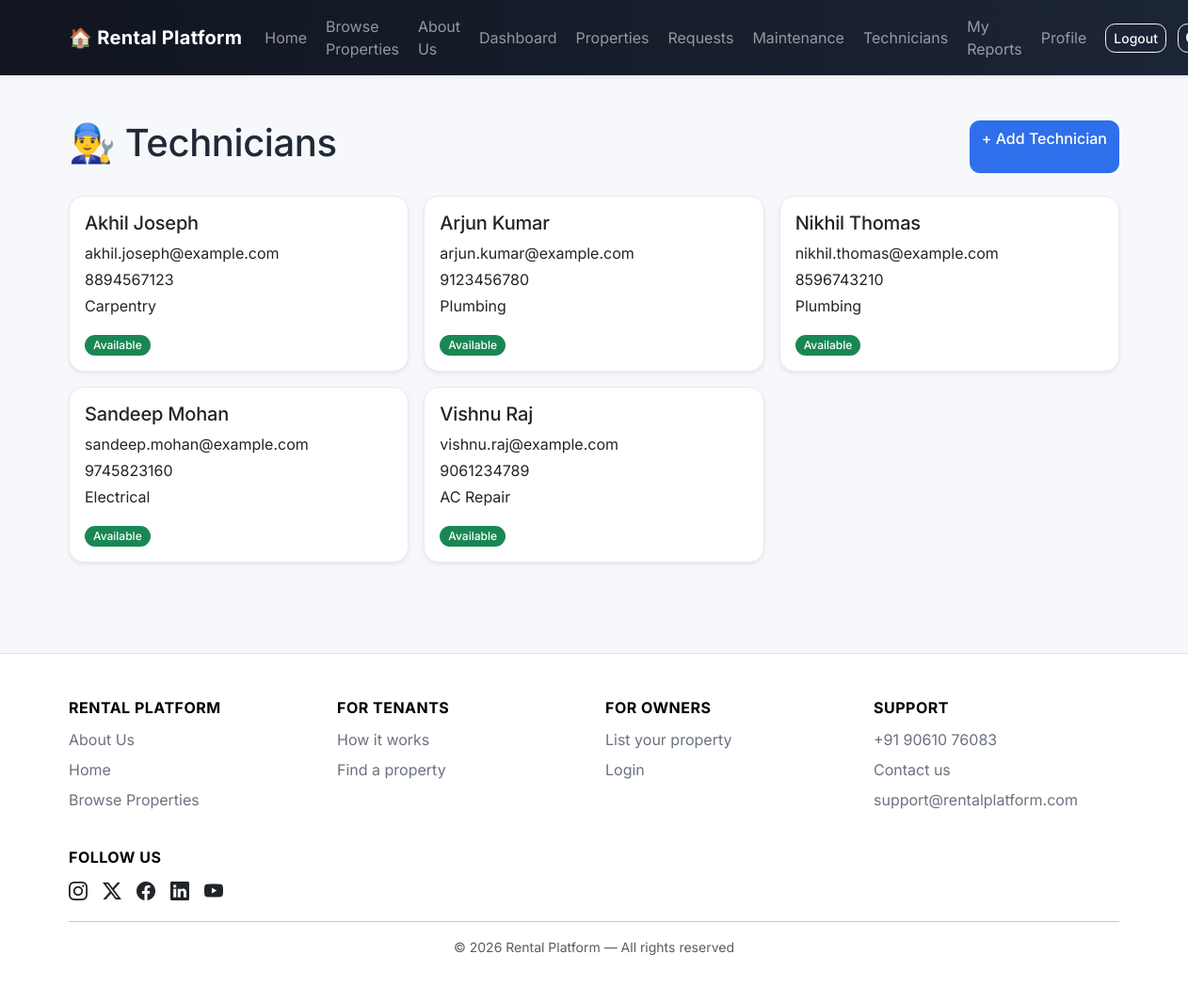
Screenshot of /maintenance/technicians/ (signed in) with the database file from the repository.
### maintenance/models.py (models this page shows, shortened)
class Technician(models.Model):
    owner = models.ForeignKey(
        settings.AUTH_USER_MODEL,
        on_delete=models.CASCADE,
        related_name="technicians",
    )
    user = models.OneToOneField(
        settings.AUTH_USER_MODEL,
        on_delete=models.CASCADE,
        null=True,
        blank=True,
        related_name="technician_profile",
    )
    name = models.CharField(max_length=150)
    email = models.EmailField()
    phone = models.CharField(max_length=20, blank=True)
    specialization = models.CharField(max_length=100, blank=True)
    available = models.BooleanField(default=True)
    created_at = models.DateTimeField(auto_now_add=True)
    class Meta:
        ordering = ["name"]

### maintenance/views.py (the view)
# urls.py: path("technicians/", views.technician_list, name="technicians"),
@login_required
def technician_list(request):
    if request.user.role != "OWNER":
        messages.error(request, "Access denied.")
        return redirect("accounts:dashboard")
    technicians = Technician.objects.filter(owner=request.user)
    return render(request, "maintenance/technicians.html", {"technicians": technicians})

### templates/maintenance/technicians.html (shortened to what this page needs)
{% extends "base.html" %}
{% block content %}
<div class="container py-5"><div class="d-flex justify-content-between mb-4"><h1>👨‍🔧 Technicians</h1><a class="btn btn-primary" href="{% url 'maintenance:technician_create' %}">+ Add Technician</a></div>
<div class="row g-3">{% for tech in technicians %}<div class="col-md-6 col-lg-4"><div class="card shadow-sm h-100"><div class="card-body"><h5>{{ tech.name }}</h5><p class="mb-1">{{ tech.email }}</p><p class="mb-1">{{ tech.phone }}</p><p>{{ tech.specialization|default:'General' }}</p><span class="badge {% if tech.available %}bg-success{% else %}bg-secondary{% endif %}">{% if tech.available %}Available{% else %}Unavailable{% endif %}</span></div></div></div>{% empty %}<div class="alert alert-info">No technicians added yet.</div>{% endfor %}</div></div>
{% endblock %}

### static/css/style.css (style rules this page uses)
:root { --brand-primary: #2f6feb; --brand-primary-dark: #244fb0; --brand-accent: #10b981; --brand-warning: #f59e0b; --brand-danger: #ef4444; --brand-bg: #f6f8fb; --brand-card-border: #e7ebf1; --brand-text: #1f2937; --brand-text-muted: #6b7280; --brand-surface: #ffffff; --brand-surface-alt: #eef2f8; --brand-hero-start: #eaf1ff; --brand-hero-middle: #f5faff; --brand-hero-end: #ffffff; --radius-lg: 1rem; --radius-md: 0.65rem; --shadow-soft: 0 4px 16px rgba(17, 24, 39, 0.06); --shadow-hover: 0 10px 24px rgba(17, 24, 39, 0.12); }
body { min-height: 100vh; background-color: var(--brand-bg); color: var(--brand-text); font-family: "Inter", -apple-system, BlinkMacSystemFont, "Segoe UI", Roboto, sans-serif; }
h1, h2, h3, h4, h5, h6 { font-family: "Inter", -apple-system, BlinkMacSystemFont, "Segoe UI", Roboto, sans-serif; letter-spacing: -0.01em; }
.btn { border-radius: var(--radius-md); font-weight: 500; transition: transform 0.12s ease, box-shadow 0.12s ease, background-color 0.12s ease, border-color 0.12s ease; }
.btn-primary { background-color: var(--brand-primary); border-color: var(--brand-primary); }
.card { border-radius: var(--radius-lg); border: 1px solid var(--brand-card-border); box-shadow: var(--shadow-soft); transition: box-shadow 0.15s ease, transform 0.15s ease; }
.badge { border-radius: 999px; font-weight: 500; padding: 0.4em 0.75em; }

### rows the page displays
Technician: name "Akhil Joseph", email "akhil.joseph@example.com", phone "8894567123", specialization "Carpentry", available "Available"
Technician: name "Arjun Kumar", email "arjun.kumar@example.com", phone "9123456780", specialization "Plumbing", available "Available"
Technician: name "Nikhil Thomas", email "nikhil.thomas@example.com", phone "8596743210", specialization "Plumbing", available "Available"
Technician: name "Sandeep Mohan", email "sandeep.mohan@example.com", phone "9745823160", specialization "Electrical", available "Available"
Technician: name "Vishnu Raj", email "vishnu.raj@example.com", phone "9061234789", specialization "AC Repair", available "Available"
